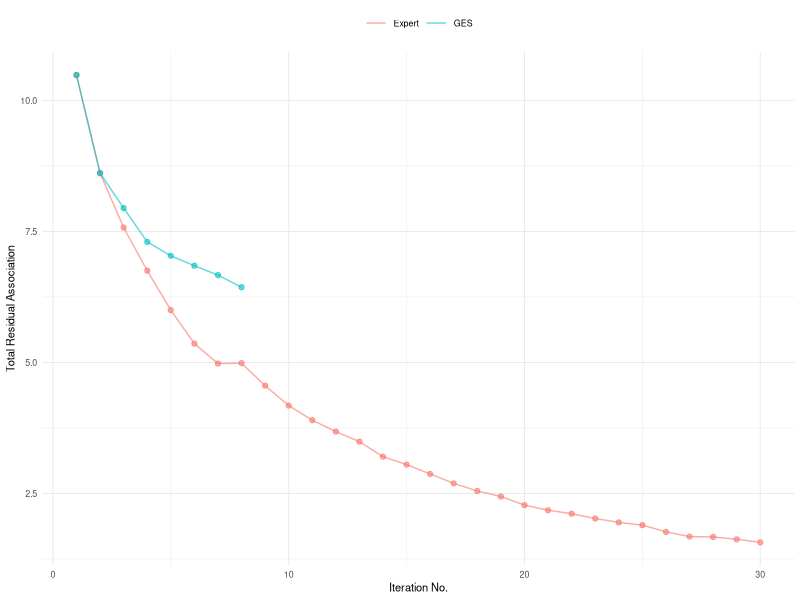
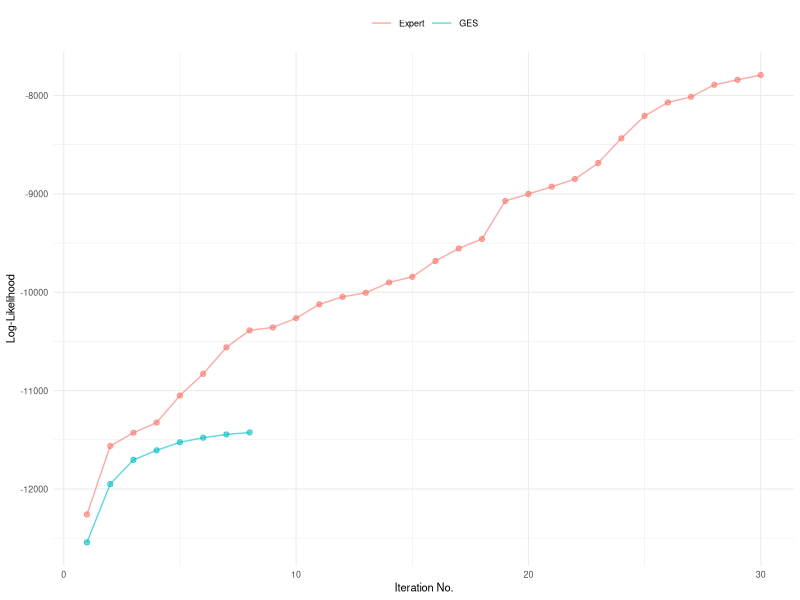

The R script that drew these images, in order:
library(ggplot2)


d_expert <- read.csv('results/unexplained_effect.txt', header=F)
d_expert <- t(d_expert)
colnames(d_expert) <- c('pillai', 'll')
rownames(d_expert) <- seq(1, nrow(d_expert))
d_expert <- as.data.frame(d_expert)
d_expert <- cbind(d_expert, x=seq(1, nrow(d_expert)))
d_expert$algo <- 'Expert'

d_ges <- read.csv('results/ges_unexplained_effect.txt', header=F)
d_ges <- as.data.frame(t(d_ges))
colnames(d_ges) <- c('pillai', 'll')
rownames(d_ges) <- seq(1, nrow(d_ges))
d_ges <- cbind(d_ges, x=seq(1, nrow(d_ges)))
d_ges$algo <- 'GES'

d_results <- rbind(d_expert, d_ges)
d_results <- d_results[d_results$x < 31, ]

p_unexplained_effect <- ggplot(d_results, aes(x=x, y=pillai, color=algo)) +
	geom_line(alpha=0.6) +
	geom_point(alpha=0.6, show.legend=F) +
	theme_minimal(base_size=8) +
	labs(x="Iteration No.") +
	labs(y="Total Residual Association") + 
	theme(legend.position='top',
	      legend.title=element_blank())

p_ll <- ggplot(d_results, aes(x=x, y=ll, color=algo)) +
	geom_line(alpha=0.6) +
	geom_point(alpha=0.6, show.legend=F) +
	theme_minimal(base_size=8) +
	labs(x="Iteration No.") +
	labs(y="Log-Likelihood") +
	theme(legend.position='top',
	      legend.title=element_blank())

ggsave('unexplained_effect.pdf', p_unexplained_effect, height=2.5, width=1.6, units='in')
ggsave('ll.pdf', p_ll, height=2.5, width=1.6, units='in')
